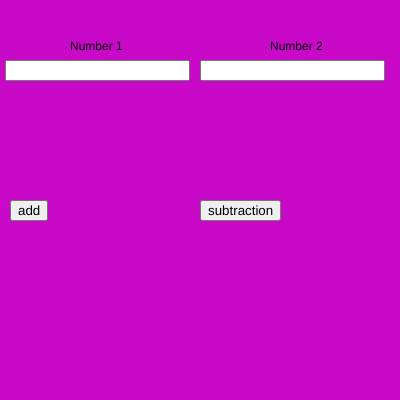
Frame 1 (no input)
Frame 60 (no input): identical to frame 1, image omitted
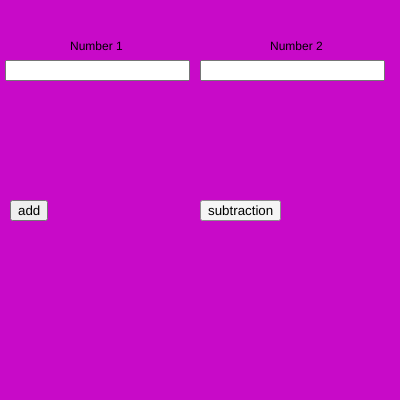
Frame 120 (the mouse pressed at the canvas centre since frame 60)

The p5.js sketch that drew these frames (run headless with seeded random() and noise() and a simulated clock; from frame 60 on, the mouse is pressed at the canvas centre):

// p5.js sketch
// ── sketch.js
var n1,n2
var b1,b2,b3
function setup() {
  createCanvas(400, 400);

  num1 = createInput()
  num1.position (5,60)

  num2 = createInput()
  num2.position (200,60)

  b1 = createButton("add")
  b1.position(10,200)
  b1.mousePressed(add)

  b2 = createButton("subtraction")
  b2.position(200,200)
  b2.mousePressed(subtraction)
}
function draw() {
  background(200,10,200)

   text("Number 1",70,50)
    text("Number 2",270,50)

  n1=parseInt(num1.value())
  n2= parseInt(num2.value())
  
}
function add(){
  console.log(n1+n2)
}
function subtraction(){
  console.log(n1-n2)
}
